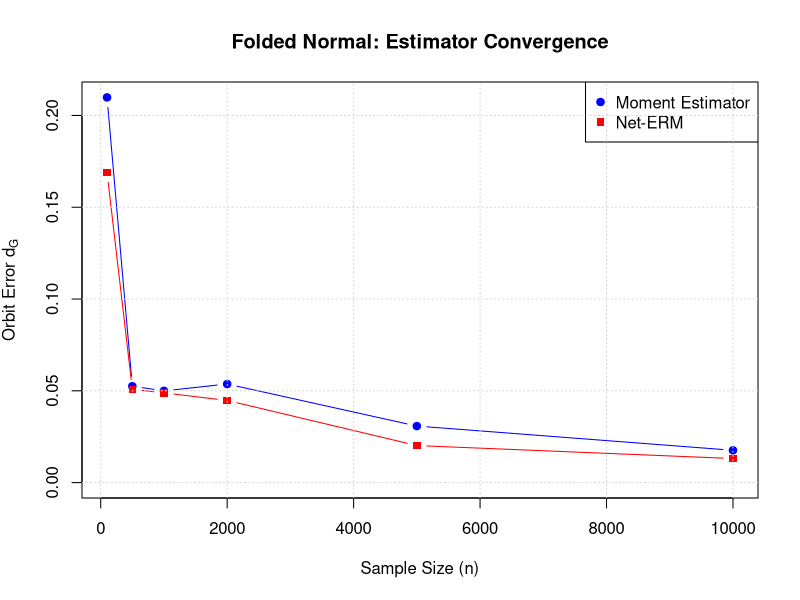
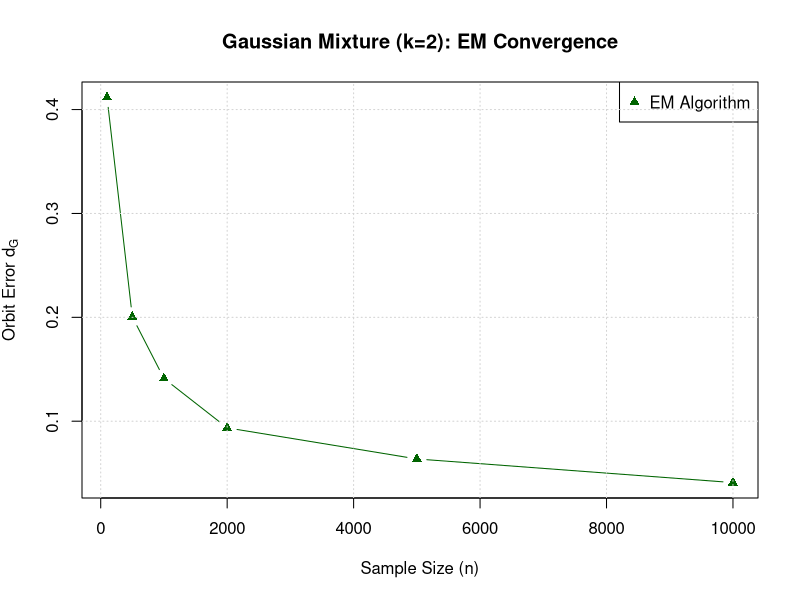

Source code (R) for these figures, in order:
# Load libraries
if (!require(mclust)) install.packages("mclust", repos="http://cran.us.r-project.org")
library(mclust)

dir.create("experiments", showWarnings = FALSE)

set.seed(42)

# --- Folded Normal Experiment ---
generate_folded_normal <- function(mu, sigma, n) {
  x <- rnorm(n, mean = mu, sd = sigma)
  return(abs(x))
}

orbit_dist_fn <- function(mu1, sigma1, mu2, sigma2) {
  d1 <- sqrt((mu1 - mu2)^2 + (sigma1 - sigma2)^2)
  d2 <- sqrt((mu1 + mu2)^2 + (sigma1 - sigma2)^2)
  return(min(d1, d2))
}

moment_estimator_fn <- function(data) {
  m2 <- mean(data^2)
  m4 <- mean(data^4)
  val <- (3 * m2^2 - m4) / 2
  u_hat <- sqrt(max(0, val))
  v_hat <- m2 - u_hat
  mu_hat <- sqrt(max(0, u_hat))
  sigma_hat <- sqrt(max(0, v_hat))
  return(c(mu_hat, sigma_hat))
}

net_erm_fn <- function(data, m_grid, s_grid) {
  best_loss <- Inf
  best_params <- c(0, 1)

  for (mu in m_grid) {
    for (sigma in s_grid) {
      x <- (mu * data) / (sigma^2)
      log_cosh <- ifelse(abs(x) < 50, log(cosh(x)), abs(x) - log(2.0))

      loss <- mean(log(sigma * sqrt(2 * pi) / 2) + (data^2 + mu^2) / (2 * sigma^2) - log_cosh)

      if (loss < best_loss) {
        best_loss <- loss
        best_params <- c(mu, sigma)
      }
    }
  }
  return(best_params)
}

run_folded_normal_experiments <- function() {
  true_mu <- 1.0
  true_sigma <- 1.0

  sample_sizes <- c(100, 500, 1000, 2000, 5000, 10000)
  moment_errors <- numeric(length(sample_sizes))
  erm_errors <- numeric(length(sample_sizes))

  m_grid <- seq(0.0, 2.0, length.out = 41)
  s_grid <- seq(0.5, 1.5, length.out = 41)

  for (i in seq_along(sample_sizes)) {
    n <- sample_sizes[i]
    m_errs <- numeric(10)
    e_errs <- numeric(10)

    for (j in 1:10) {
      data <- generate_folded_normal(true_mu, true_sigma, n)

      mom_params <- moment_estimator_fn(data)
      m_errs[j] <- orbit_dist_fn(mom_params[1], mom_params[2], true_mu, true_sigma)

      erm_params <- net_erm_fn(data, m_grid, s_grid)
      e_errs[j] <- orbit_dist_fn(erm_params[1], erm_params[2], true_mu, true_sigma)
    }

    moment_errors[i] <- mean(m_errs)
    erm_errors[i] <- mean(e_errs)
  }

  pdf("experiments/folded_normal_r.pdf", width=6, height=4)
  plot(sample_sizes, moment_errors, type="b", col="blue", pch=19, ylim=c(0, max(c(moment_errors, erm_errors))),
       xlab="Sample Size (n)", ylab=expression("Orbit Error " * d[G]), main="Folded Normal: Estimator Convergence")
  lines(sample_sizes, erm_errors, type="b", col="red", pch=15)
  legend("topright", legend=c("Moment Estimator", "Net-ERM"), col=c("blue", "red"), pch=c(19, 15))
  grid()
  dev.off()
}

# --- GMM Experiment ---
generate_gmm <- function(w, mu, sigma, n) {
  components <- sample(1:length(w), size=n, replace=TRUE, prob=w)
  data <- numeric(n)
  for (i in 1:length(w)) {
    idx <- (components == i)
    data[idx] <- rnorm(sum(idx), mean=mu[i], sd=sigma[i])
  }
  return(data)
}

orbit_dist_gmm <- function(w1, mu1, sig1, w2, mu2, sig2) {
  # k=2
  perm1 <- c(1, 2)
  perm2 <- c(2, 1)

  dist1 <- sum(abs(w1 - w2[perm1])) + max(abs(mu1 - mu2[perm1])) + max(abs(sig1 - sig2[perm1]))
  dist2 <- sum(abs(w1 - w2[perm2])) + max(abs(mu1 - mu2[perm2])) + max(abs(sig1 - sig2[perm2]))

  return(min(dist1, dist2))
}

run_gmm_experiments <- function() {
  true_w <- c(0.4, 0.6)
  true_mu <- c(-2.0, 2.0)
  true_sig <- c(1.0, 1.0)

  sample_sizes <- c(100, 500, 1000, 2000, 5000, 10000)
  em_errors <- numeric(length(sample_sizes))

  for (i in seq_along(sample_sizes)) {
    n <- sample_sizes[i]
    e_errs <- numeric(10)

    for (j in 1:10) {
      data <- generate_gmm(true_w, true_mu, true_sig, n)

      # EM algorithm
      fit <- Mclust(data, G=2, modelNames="V", verbose=FALSE)

      # Mclust returns parameters ordered by components.
      # fit$parameters$pro = weights
      # fit$parameters$mean = means
      # sqrt(fit$parameters$variance$sigmasq) = standard deviations
      w_hat <- fit$parameters$pro
      mu_hat <- as.vector(fit$parameters$mean)

      # In 'V' model for 1D, sigmasq is a vector
      sig_hat <- sqrt(fit$parameters$variance$sigmasq)
      if (length(sig_hat) == 1) {
          sig_hat <- rep(sig_hat, 2)
      }

      e_errs[j] <- orbit_dist_gmm(w_hat, mu_hat, sig_hat, true_w, true_mu, true_sig)
    }

    em_errors[i] <- mean(e_errs)
  }

  pdf("experiments/gmm_r.pdf", width=6, height=4)
  plot(sample_sizes, em_errors, type="b", col="darkgreen", pch=17,
       xlab="Sample Size (n)", ylab=expression("Orbit Error " * d[G]), main="Gaussian Mixture (k=2): EM Convergence")
  legend("topright", legend=c("EM Algorithm"), col=c("darkgreen"), pch=c(17))
  grid()
  dev.off()
}

run_folded_normal_experiments()
run_gmm_experiments()
